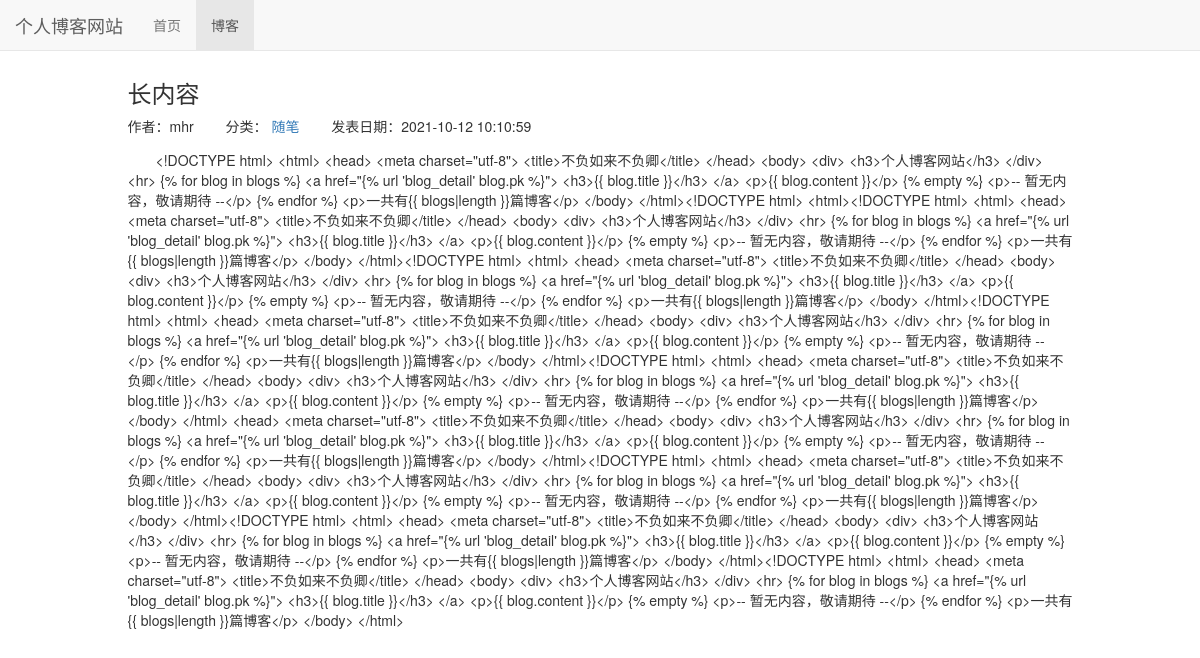
Page /blog/3 on the committed database.
### blog/models.py (models this page shows, shortened)
class Blog(models.Model):
    title = models.CharField(max_length=50)
    blog_type = models.ForeignKey(BlogType, on_delete=models.DO_NOTHING, default=1)
    content = models.TextField()
    author = models.ForeignKey(User,on_delete=models.DO_NOTHING)
    created_time = models.DateTimeField(auto_now_add=True)
    last_updated_time = models.DateTimeField(auto_now_add=True)

class BlogType(models.Model):
    type_name = models.CharField(max_length=15)
    def __str__(self):
        return self.type_name

### blog/views.py (the view)
# urls.py: path('<int:blog_pk>', views.blog_detail, name="blog_detail"),
def blog_detail(request, blog_pk):
    context = {}
    context['blog'] = get_object_or_404(Blog, pk=blog_pk)
    return render_to_response('blog/blog_detail.html',context)

### blog/templates/blog/blog_detail.html (shortened to what this page needs)
{% extends 'base.html' %}
{% block nav_blog_active %}active{% endblock %}
{% load staticfiles %}
{% block header_extends %}
    <link rel="stylesheet" href="{% static 'blog/blog.css' %}">
{% endblock %}
{% block content %}
    <div class="container">
        <div class="row">
            <div class="col-xs-10 col-xs-offset-1">
                <h3> {{ blog.title }}</h3>
                <ul class="blog-info-description">
                    <li>作者：{{ blog.author }}</li>
                    <li>分类：
                        <a href="{% url 'blogs_with_type' blog.blog_type.pk %}">{{ blog.blog_type }}
                        </a>
                    </li>
                    <li>发表日期：{{ blog.created_time|date:"Y-m-d H:m:s" }}</li>
                </ul>
                <div class="blog-content">{{ blog.content }}</div>
            </div>
        </div>
    </div>
{% endblock %}

### static/base.css (style rules this page uses)
* { margin: 0; padding: 0; }
body { margin-top: 60px !important; }

### blog/static/blog/blog.css (style rules this page uses)
ul.blog-info-description { list-style-type: none; margin-bottom: 1em; }
ul.blog-info-description li { display: inline-block; margin-right: 2em; }
div.blog-content { text-indent: 2em; }

### rows in the picture
Blog: title "长内容", author "mhr", blog_type "随笔", created_time "2021-10-12 10:10:59", content "<!DOCTYPE html> <html> <head> <meta charset=\"utf-8\"> <title>不负如来不负卿</title> </head> <body> <div> <h3>个人博客网站</h3> </div> <hr> {% for blog in blogs %} <a href=\"{% url 'blog_detail' blog.pk %}\"> <h3>{{ blog.title }}</h3> </a> <p>{{ blog.content }}</p> {% empty %} <p>-- 暂无内容，敬请期待 --</p> {% endfor %} <p>一共有{{ blogs|length }}篇博客</p> </body> </html><!DOCTYPE html> <html><!DOCTYPE html> <html> <head> <meta charset=\"utf-8\"> <title>不负如来不负卿</title> </head> <body> <div> <h3>个人博客网站</h3> </div> <hr> {% for blog in blogs %} <a href=\"{% url 'blog_detail' blog.pk %}\"> <h3>{{ blog.title }}</h3> </a> <p>{{ blog.content }}</p> {% empty %} <p>-- 暂无内容，敬请期待 --</p> {% endfor %} <p>一共有{{ blogs|length }}篇博客</p>…"
